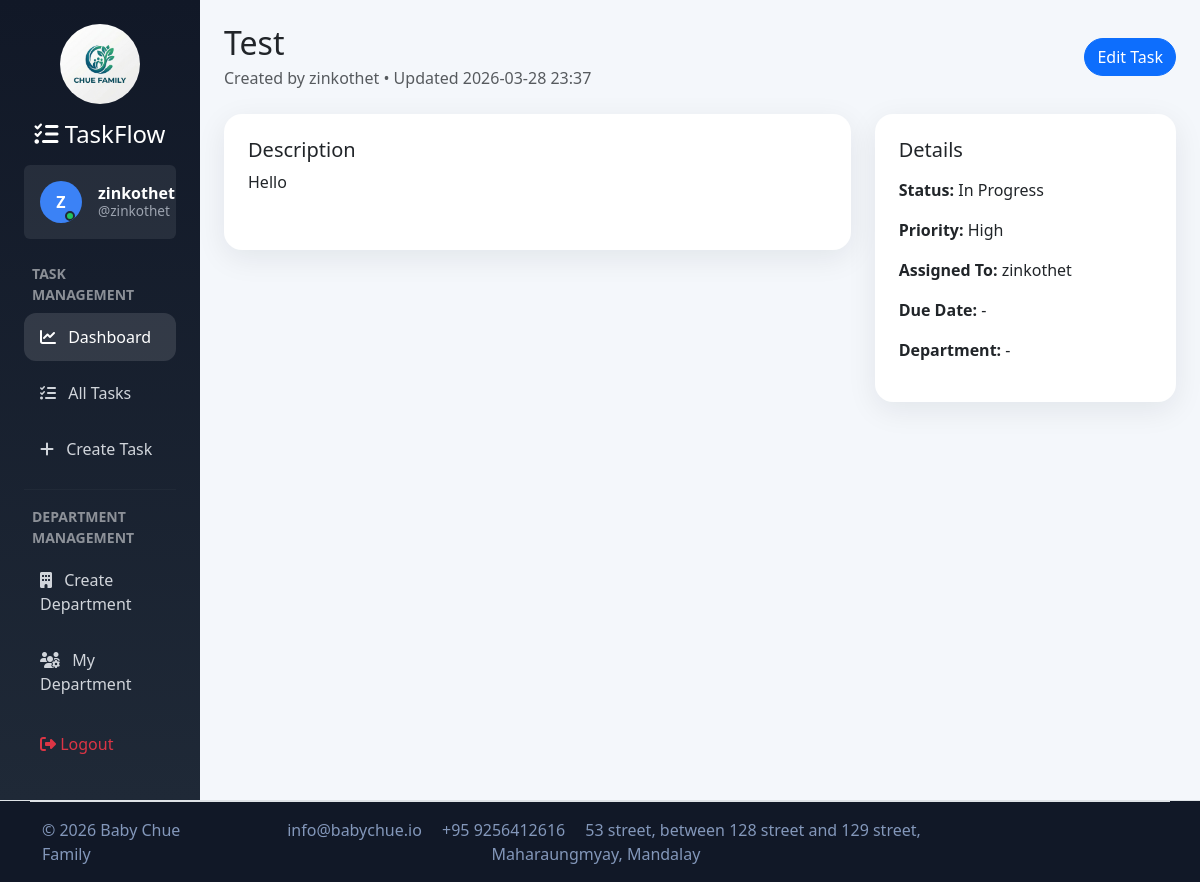
The app's page /tasks/2/ (signed in) with its own data.
### tasks/models.py (models this page shows, shortened)
class Task(models.Model):
    TODO =  'TODO'
    IN_PROGRESS = 'IN_PROGRESS'
    DONE = 'DONE'
    BLOCKED = 'BLOCKED'
    STATUS_CHOICES = (
        (TODO, 'To Do'),
        (IN_PROGRESS, 'In Progress'),
        (DONE, 'Done'),
        (BLOCKED, 'Blocked'),
    )
    LOW = 'LOW'
    MEDIUM = 'MEDIUM'
    HIGH = 'HIGH'
    URGENT = 'URGENT'
    PRIORITY_CHOICES = (
        (LOW, "Low"),
        (MEDIUM, "Medium"),
        (HIGH, "High"),
        (URGENT, "Urgent"),
    )
    title = models.CharField(max_length=200)
    description = models.TextField(blank=True)
    status = models.CharField(max_length=20, choices=STATUS_CHOICES, default=TODO)
    priority = models.CharField(max_length=20, choices=PRIORITY_CHOICES, default=MEDIUM)
    due_date = models.DateField(null=True, blank=True)
    attachment_link = models.URLField(null=True, blank=True, help_text='Optional link to Google Drive, OneDrive, or any external resource')
    department = models.ForeignKey(
        Department,
        on_delete=models.SET_NULL,
        null=True,
        blank=True,
        related_name="tasks",
    )
    assigned_to = models.ForeignKey(
        settings.AUTH_USER_MODEL,
        on_delete=models.SET_NULL,
        null=True,
        blank=True,
        related_name="assigned_tasks",
    )
    created_by = models.ForeignKey(
        settings.AUTH_USER_MODEL,
        on_delete=models.SET_NULL,
        null=True,
        related_name="created_tasks",
    )
    created_at = models.DateTimeField(auto_now_add=True)
    updated_at = models.DateTimeField(auto_now=True)
    class Meta:
        ordering = ['-created_at']

### tasks/views.py (the view)
# urls.py: path("<int:pk>/", views.task_detail, name="task_detail"),
@login_required
def task_detail(request, pk):
    visible_tasks = _visible_tasks_for_user(request.user)
    task = get_object_or_404(visible_tasks, pk=pk)
    return render(request, "tasks/task_detail.html", {"task": task})

### tasks/views.py (called while the page is built)
def _visible_tasks_for_user(user):
    tasks = Task.objects.select_related("assigned_to", "created_by", "department")
    if user.is_superuser:
        return tasks
    user_department = getattr(getattr(user, "profile", None), "department", None)
    visibility_filter = Q(created_by=user) | Q(assigned_to=user)
    if user_department:
        visibility_filter |= Q(department=user_department)
    return tasks.filter(visibility_filter).distinct()

### tasks/templates/tasks/task_detail.html (shortened to what this page needs)
{% extends "tasks/base_tasks.html" %}
{% block content %}
<div class="d-flex justify-content-between align-items-center mb-4">
  <div>
    <h2 class="mb-1">{{ task.title }}</h2>
    <p class="text-muted mb-0">Created by {{ task.created_by|default:"-" }} • Updated {{ task.updated_at|date:"Y-m-d H:i" }}</p>
  </div>
  <a href="{% url 'tasks:task_update' task.pk %}" class="btn btn-primary rounded-pill">Edit Task</a>
</div>
<div class="row g-4">
  <div class="col-lg-8">
    <div class="card soft-card p-4">
      <h5>Description</h5>
      <p class="mb-0">{{ task.description|linebreaks }}</p>
    </div>
  </div>
  <div class="col-lg-4">
    <div class="card soft-card p-4">
      <h5 class="mb-3">Details</h5>
      <p><strong>Status:</strong> {{ task.get_status_display }}</p>
      <p><strong>Priority:</strong> {{ task.get_priority_display }}</p>
      <p><strong>Assigned To:</strong> {{ task.assigned_to|default:"-" }}</p>
      <p><strong>Due Date:</strong> {{ task.due_date|default:"-" }}</p>
      <p><strong>Department:</strong> {{ task.department.name|default:"-" }}</p>
    </div>
  </div>
</div>
{% endblock %}

### tasks/templates/tasks/base_tasks.html (shortened to what this page needs)
{% load static %}
<!DOCTYPE html>
<html lang="en">
<head>
  <link href="https://cdn.jsdelivr.net/npm/bootstrap@5.3.3/dist/css/bootstrap.min.css" rel="stylesheet">
  <link href="https://cdnjs.cloudflare.com/ajax/libs/font-awesome/6.5.2/css/all.min.css" rel="stylesheet">
</head>
<body>
  <div class="container-fluid">
    <div class="row">
      <div class="col-lg-2 sidebar p-4 d-flex flex-column justify-content-between">
        <div>
          <div class="text-center mb-3">
            <img src="{% static 'images/logo.png' %}" alt="Chue Family Logo"
                style="width:80px; height:80px; object-fit:cover; border-radius:50%;">
          </div>
          <h4 class="mb-3 text-center"><i class="fa-solid fa-list-check"></i> TaskFlow</h4>
          <div class="user-card mb-4 p-3 rounded d-flex align-items-center gap-3">
            <div class="avatar-circle {% cycle 'avatar-blue' 'avatar-green' 'avatar-amber' 'avatar-purple' 'avatar-pink' %}">
              {% if user.profile.image %}
                <img src="{{ user.profile.image.url }}" alt="{{ user.username }} avatar">
              {% else %}
                {{ user.get_full_name|default:user.username|slice:":1"|upper }}
              {% endif %}
              <span class="status-dot"></span>
            </div>
            <div>
              <div class="user-name">{{ user.get_full_name|default:user.username }}</div>
              <div class="user-handle">@{{ user.username }}</div>
            </div>
          </div>
          <div class="mb-3">
            <div class="text-uppercase small fw-semibold text-white-50 mb-2 px-2">Task Management</div>
            <a href="{% url 'tasks:dashboard' %}" class="active">
              <i class="fa-solid fa-chart-line me-2"></i> Dashboard
            </a>
            <a href="{% url 'tasks:task_list' %}">
              <i class="fa-solid fa-list-check me-2"></i> All Tasks
            </a>
            <a href="{% url 'tasks:task_create' %}">
              <i class="fa-solid fa-plus me-2"></i> Create Task
            </a>
          </div>
          <hr style="border-color: rgba(255,255,255,0.12);">
          <div>
            <div class="text-uppercase small fw-semibold text-white-50 mb-2 px-2">Department Management</div>
            <a href="{% url 'tasks:department_create' %}">
              <i class="fa-solid fa-building me-2"></i> Create Department
            </a>
            <a href="{% url 'tasks:profile_department_update' %}">
              <i class="fa-solid fa-users-gear me-2"></i> My Department
            </a>
          </div>
        </div>
        <div>
          <a href="{% url 'account_logout' %}" class="text-danger">
            <i class="fa-solid fa-right-from-bracket"></i> Logout
          </a>
        </div>
      </div>
      <div class="col-lg-10 p-4">
        {% block content %}{% endblock %}
      </div>
    </div>
  </div>
  <footer class="section-footer border-top" style="background:#111827; color:#8397ba;">
    <div class="container">
      <section class="footer-bottom border-top row py-3">
        <div class="col-md-2">
          <p class="text-decoration mb-0">&copy; 2026 Baby Chue Family</p>
        </div>
        <div class="col-md-8 text-md-center">
          <span class="px-2">info@babychue.io</span>
          <span class="px-2">+95 9256412616</span>
          <span class="px-2">53 street, between 128 street and 129 street, Maharaungmyay, Mandalay</span>
        </div>
      </section>
    </div>
  </footer>
</body>
</html>

### tasks/templates/tasks/base_tasks.html (style rules this page uses)
body { background: #f4f7fb; }
.sidebar { min-height: 100vh; background: linear-gradient(180deg, #111827 0%, #1f2937 100%); color: white; }
.sidebar a { color: #d1d5db; text-decoration: none; display: block; padding: 12px 16px; border-radius: 12px; margin-bottom: 8px; }
.sidebar a:hover, .sidebar a.active { background: rgba(255,255,255,0.12); color: white; }
.soft-card { border: 0; border-radius: 18px; box-shadow: 0 8px 30px rgba(15, 23, 42, 0.08); }
.user-card { background: rgba(255,255,255,0.08); }
.avatar-circle { width: 42px; height: 42px; border-radius: 50%; display: flex; align-items: center; justify-content: center; font-weight: 700; color: white; position: relative; overflow: hidden; flex-shrink: 0; }
.avatar-blue { background: #3b82f6; }
.status-dot { width: 10px; height: 10px; border-radius: 50%; background: #22c55e; border: 2px solid #1f2937; position: absolute; right: 7px; bottom: 2px; }
.user-name { color: white; font-weight: 700; line-height: 1.2; }
.user-handle { color: #9ca3af; font-size: 0.85rem; line-height: 1.2; }

### records on screen
Task: title "Test", created_by "zinkothet", updated_at "2026-03-28 23:37", description "Hello", status "In Progress", priority "High", assigned_to "zinkothet", due_date "-", department.name "-"

### other values on screen
{{ user.get_full_name|default:user.username|slice:":1"|upper }} "Z"
{{ user.get_full_name|default:user.username }} "zinkothet"
{{ user.username }} "zinkothet"
